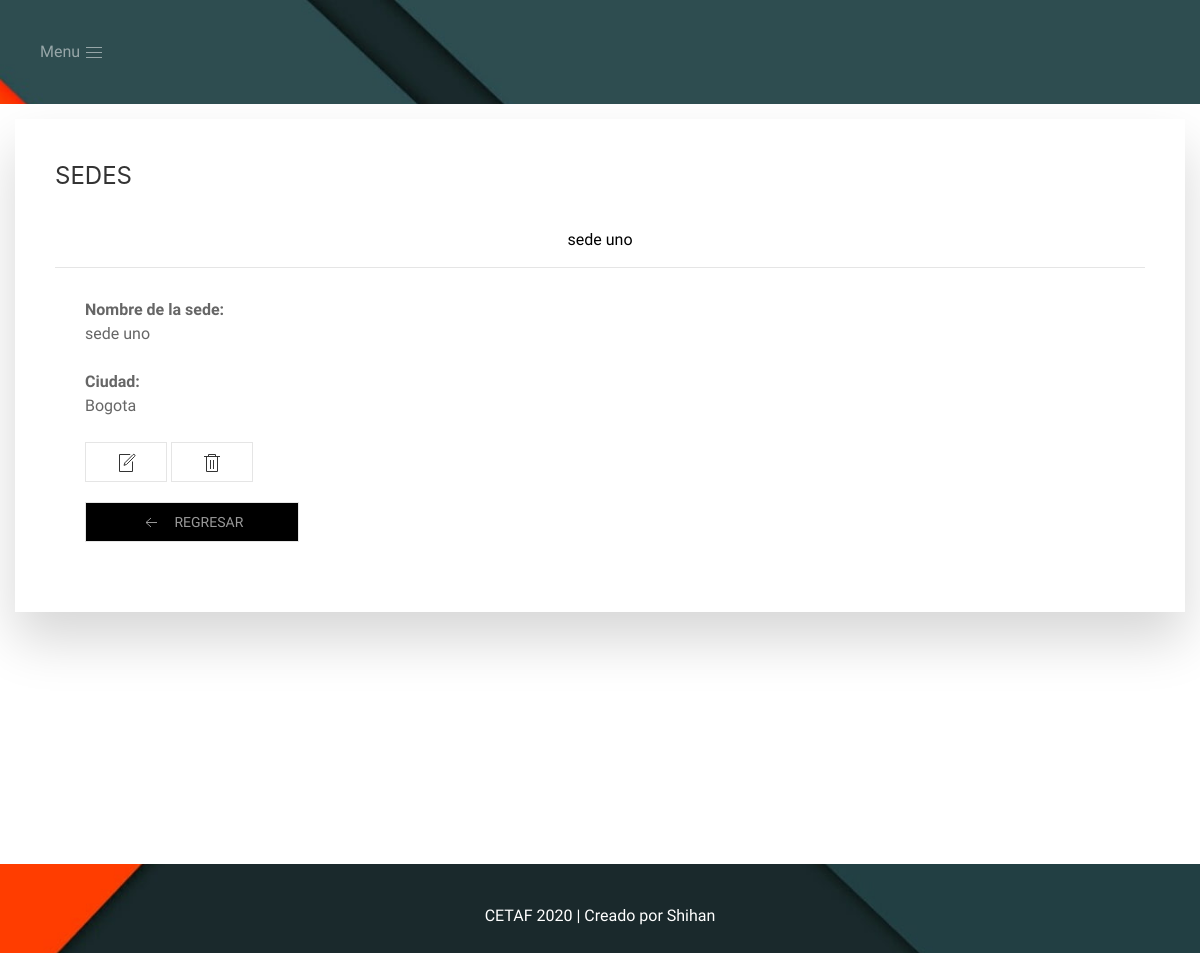
The app's page /sedes/1/, older data.
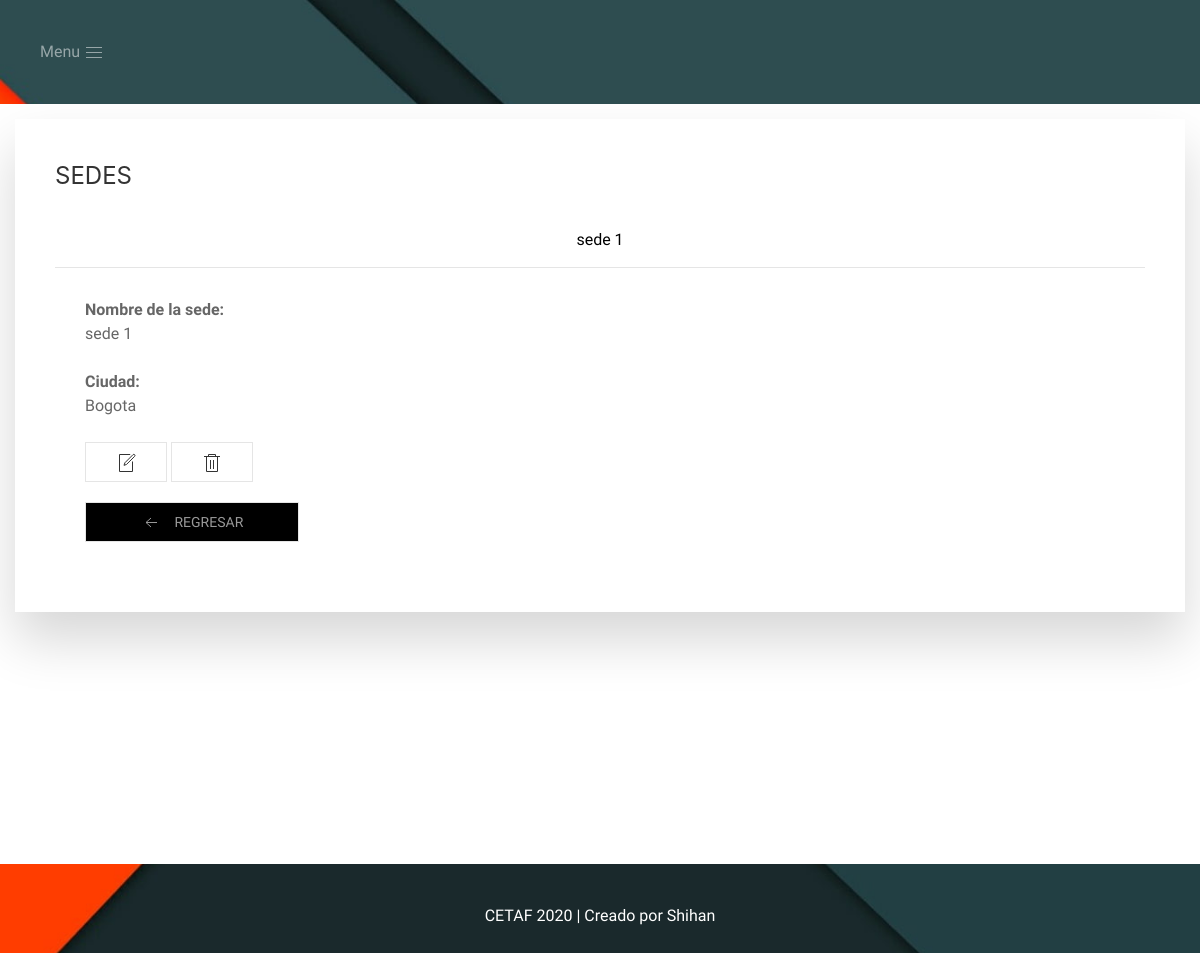
The same page, newer data.
### cetaf/models.py (models this page shows, shortened)
class Sede(models.Model):
    nombre = models.CharField(max_length=50)
    ciudad = models.CharField(max_length=50)

### cetaf/views.py (the view)
# urls.py: path('sedes/<int:_id>/', views.detalle_sede, name='detalle_sede'),
def detalle_sede(request, _id):
    try:
        sede = Sede.objects.get(pk = _id)
    except Sede.DoesNotExist:
        raise Http404('Este registro no existe')
    return render(request, 'sedes/detalle_sede.html', {'sede': sede})

### cetaf/templates/sedes/detalle_sede.html (shortened to what this page needs)
{% extends "sedes/index.html" %}
{% block contenido_sede %}
    <div class="uk-modal-header" style="color: black; text-align: center;">
        {{sede.nombre}}
    </div>
    <div class="uk-modal-body">
        <dl>
            <dt>Nombre de la sede:</dt>
            <dd>{{sede.nombre}}</dd>
            <br>
            <dt>Ciudad:</dt>
            <dd>{{sede.ciudad}}</dd>
            <br>
            <dd style="margin-bottom: 20px">
                <a class="uk-button uk-button-default" href="{% url 'actualizar_sede' sede.id %}" uk-icon="file-edit" uk-tooltip="Editar"></a>
                <a class="uk-button uk-button-default" href="{% url 'borrar_sede' sede.id %}" uk-icon="trash" uk-tooltip="Eliminar"></a>
            </dd>
            <ul class="uk-nav-default uk-nav-parent-icon"  uk-nav>
                <li class="uk-button uk-button-default uk-button-small" style="background: black;"><a href="{% url 'lts_sedes' %}"><span class="uk-margin-small-right" uk-icon="icon: arrow-left"></span> Regresar</a></li>
            </ul>
        </dl>
    </div>
{% endblock contenido_sede %}

Row changes from the older to the newer data that the page shows:
changed Sede "Bogota": nombre "sede uno" → "sede 1"
